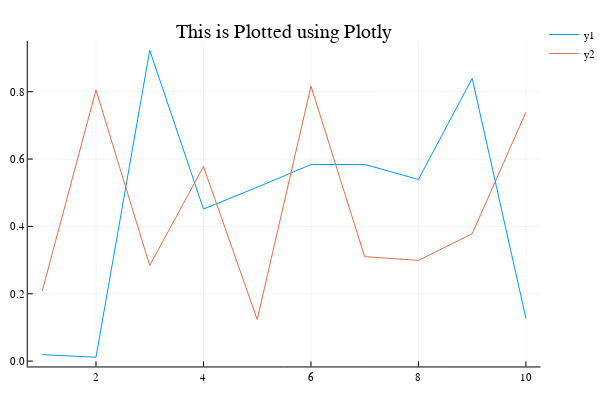

Notebook code cell kept with this figure:
### Code cell
x = 1:10; y = rand(10, 2) # 2 columns means two lines
plotly() # Set the backend to Plotly
# This plots into the web browser via Plotly
plot(x, y, title = "This is Plotted using Plotly")

### Figure 1 — Plotly figure (JSON) as saved in the notebook; plotly's stock layout.template omitted (floating-point values rounded to 4 significant figures)
{"data": [{"colorbar": {"title": ""}, "legendgroup": "y1", "line": {"color": "rgba(0, 154, 250, 1.000)", "dash": "solid", "shape": "linear", "width": 1}, "mode": "lines", "name": "y1", "showlegend": true, "type": "scatter", "x": [1, 2, 3, 4, 5, 6, 7, 8, 9, 10], "xaxis": "x1", "y": [0.01917, 0.01147, 0.923, 0.4515, 0.5163, 0.5835, 0.584, 0.5393, 0.8396, 0.1272], "yaxis": "y1", "zmax": null, "zmin": null}, {"colorbar": {"title": ""}, "legendgroup": "y2", "line": {"color": "rgba(227, 111, 71, 1.000)", "dash": "solid", "shape": "linear", "width": 1}, "mode": "lines", "name": "y2", "showlegend": true, "type": "scatter", "x": [1, 2, 3, 4, 5, 6, 7, 8, 9, 10], "xaxis": "x1", "y": [0.2085, 0.8047, 0.2839, 0.5777, 0.1237, 0.8165, 0.3102, 0.299, 0.3781, 0.7392], "yaxis": "y1", "zmax": null, "zmin": null}], "layout": {"annotations": [{"font": {"color": "rgba(0, 0, 0, 1.000)", "family": "sans-serif", "size": 20}, "rotation": 0, "showarrow": false, "text": "This is Plotted using Plotly", "x": 0.5222, "xanchor": "center", "xref": "paper", "y": 1, "yanchor": "top", "yref": "paper"}], "height": 400, "legend": {"bgcolor": "rgba(255, 255, 255, 1.000)", "bordercolor": "rgba(0, 0, 0, 1.000)", "font": {"color": "rgba(0, 0, 0, 1.000)", "family": "sans-serif", "size": 11}, "tracegroupgap": 0, "x": 1, "y": 1}, "margin": {"b": 20, "l": 0, "r": 0, "t": 20}, "paper_bgcolor": "rgba(255, 255, 255, 1.000)", "plot_bgcolor": "rgba(255, 255, 255, 1.000)", "showlegend": true, "width": 600, "xaxis": {"anchor": "y1", "domain": [0.05101, 0.9934], "gridcolor": "rgba(0, 0, 0, 0.100)", "gridwidth": 0.5, "linecolor": "rgba(0, 0, 0, 1.000)", "mirror": false, "range": [0.73, 10.27], "showgrid": true, "showline": true, "showticklabels": true, "tickangle": 0, "tickcolor": "rgb(0, 0, 0)", "tickfont": {"color": "rgba(0, 0, 0, 1.000)", "family": "sans-serif", "size": 11}, "tickmode": "array", "ticks": "inside", "ticktext": ["2", "4", "6", "8", "10"], "tickvals": [2, 4, 6, 8, 10], "title": "", "titlefont": {"color": "rgba(0, 0, 0, 1.000)", "family": "sans-serif", "size": 15}, "type": "-", "visible": true, "zeroline": false, "zerolinecolor": "rgba(0, 0, 0, 1.000)"}, "yaxis": {"anchor": "x1", "domain": [0.03762, 0.9415], "gridcolor": "rgba(0, 0, 0, 0.100)", "gridwidth": 0.5, "linecolor": "rgba(0, 0, 0, 1.000)", "mirror": false, "range": [-0.01588, 0.9503], "showgrid": true, "showline": true, "showticklabels": true, "tickangle": 0, "tickcolor": "rgb(0, 0, 0)", "tickfont": {"color": "rgba(0, 0, 0, 1.000)", "family": "sans-serif", "size": 11}, "tickmode": "array", "ticks": "inside", "ticktext": ["0.0", "0.2", "0.4", "0.6", "0.8"], "tickvals": [0, 0.2, 0.4, 0.6, 0.8], "title": "", "titlefont": {"color": "rgba(0, 0, 0, 1.000)", "family": "sans-serif", "size": 15}, "type": "-", "visible": true, "zeroline": false, "zerolinecolor": "rgba(0, 0, 0, 1.000)"}}}
